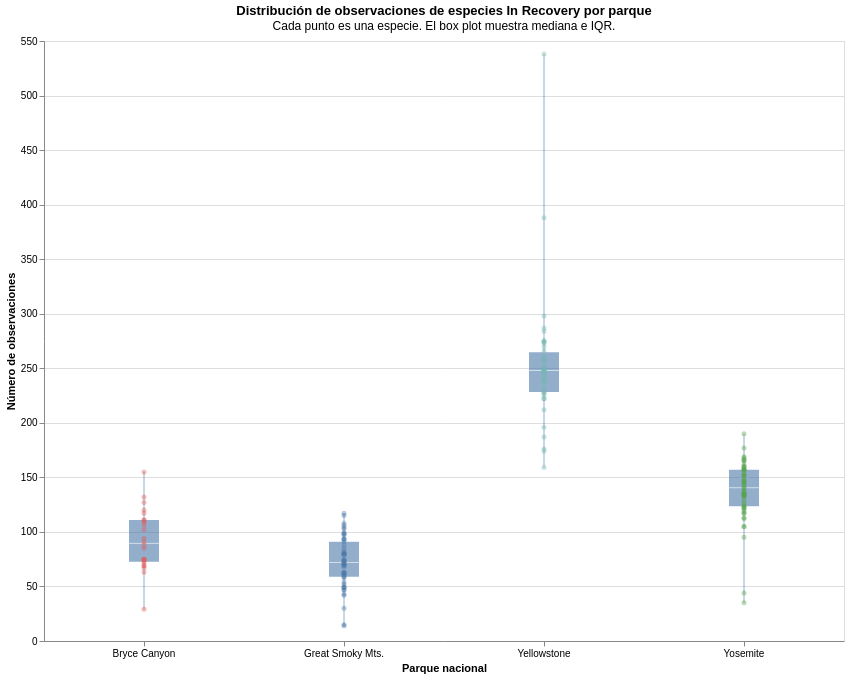

Notebook code cell kept with this figure:
### Markdown cell above
Construimos el gráfico en dos capas y las superponemos con el operador `+`:
- **Capa 1:** `mark_boxplot()` — resumen estadístico (mediana, IQR, outliers)
- **Capa 2:** `mark_point()` — puntos individuales con jitter para ver la densidad

### Code cell
# Capa 1: box plot
boxplot = (
    alt.Chart(df_recovery)
    .mark_boxplot(
        extent="min-max",
        size=30,
        color="#4c78a8",
        opacity=0.6
    )
    .encode(
        x=alt.X("park_short:N",
                 title="Parque nacional",
                 axis=alt.Axis(labelAngle=0)),
        y=alt.Y("observations:Q",
                 title="Número de observaciones",
                 scale=alt.Scale(zero=True)),
        tooltip=[
            alt.Tooltip("park_short:N", title="Parque"),
            alt.Tooltip("median(observations):Q", title="Mediana", format=".0f")
        ]
    )
)

# Capa 2: strip plot (puntos individuales con jitter)
strip = (
    alt.Chart(df_recovery)
    .mark_point(
        opacity=0.4,
        size=25,
        filled=True
    )
    .encode(
        x=alt.X("park_short:N",
                 title="Parque nacional"),
        y=alt.Y("observations:Q",
                 title="Número de observaciones"),
        color=alt.Color("park_short:N",
                         legend=None,
                         scale=alt.Scale(
                             domain=["Bryce Canyon", "Great Smoky Mts.",
                                     "Yellowstone", "Yosemite"],
                             range=["#e45756", "#4c78a8", "#72b7b2", "#54a24b"]
                         )),
        tooltip=[
            alt.Tooltip("scientific_name:N", title="Especie"),
            alt.Tooltip("common_names:N", title="Nombre común"),
            alt.Tooltip("category:N", title="Grupo taxonómico"),
            alt.Tooltip("observations:Q", title="Observaciones")
        ]
    )
    .transform_calculate(
        jitter="random()"
    )
)

# Superponemos las dos capas
chart_strip_box = (
    (boxplot + strip)
    .properties(
        width=800,
        height=600,
        title=alt.TitleParams(
            "Distribución de observaciones de especies In Recovery por parque",
            subtitle="Cada punto es una especie. El box plot muestra mediana e IQR."
        )
    )
)

chart_strip_box

### Figure 1 — Vega-Lite specification as saved in the notebook (floating-point values rounded to 4 significant figures; data arrays with more than 128 entries replaced by an {"elided": "..."} marker saying what was removed)
{"config": {"view": {"continuousWidth": 300, "continuousHeight": 300}}, "layer": [{"mark": {"type": "boxplot", "color": "#4c78a8", "extent": "min-max", "opacity": 0.6, "size": 30}, "encoding": {"tooltip": [{"field": "park_short", "title": "Parque", "type": "nominal"}, {"aggregate": "median", "field": "observations", "format": ".0f", "title": "Mediana", "type": "quantitative"}], "x": {"axis": {"labelAngle": 0}, "field": "park_short", "title": "Parque nacional", "type": "nominal"}, "y": {"field": "observations", "scale": {"zero": true}, "title": "Número de observaciones", "type": "quantitative"}}}, {"mark": {"type": "point", "filled": true, "opacity": 0.4, "size": 25}, "encoding": {"color": {"field": "park_short", "legend": null, "scale": {"domain": ["Bryce Canyon", "Great Smoky Mts.", "Yellowstone", "Yosemite"], "range": ["#e45756", "#4c78a8", "#72b7b2", "#54a24b"]}, "type": "nominal"}, "tooltip": [{"field": "scientific_name", "title": "Especie", "type": "nominal"}, {"field": "common_names", "title": "Nombre común", "type": "nominal"}, {"field": "category", "title": "Grupo taxonómico", "type": "nominal"}, {"field": "observations", "title": "Observaciones", "type": "quantitative"}], "x": {"field": "park_short", "title": "Parque nacional", "type": "nominal"}, "y": {"field": "observations", "title": "Número de observaciones", "type": "quantitative"}}, "transform": [{"calculate": "random()", "as": "jitter"}]}], "data": {"name": "data-1d4cb3e1b62d629662acb5579c9423b1"}, "height": 600, "title": {"text": "Distribución de observaciones de especies In Recovery por parque", "subtitle": "Cada punto es una especie. El box plot muestra mediana e IQR."}, "width": 800, "$schema": "https://vega.github.io/schema/vega-lite/v5.20.1.json", "datasets": {"data-1d4cb3e1b62d629662acb5579c9423b1": {"elided": "173 records"}}}
